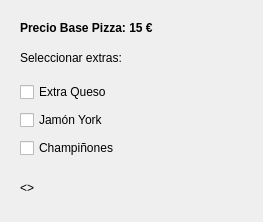
<?xml version="1.0" encoding="UTF-8"?>
<ui version="4.0">
 <class>frmPrincipal</class>
 <widget class="QDialog" name="frmPrincipal">
  <property name="geometry">
   <rect>
    <x>0</x>
    <y>0</y>
    <width>263</width>
    <height>222</height>
   </rect>
  </property>
  <property name="windowTitle">
   <string>Pizzeria</string>
  </property>
  <widget class="QLabel" name="lblPrecioBase">
   <property name="geometry">
    <rect>
     <x>20</x>
     <y>20</y>
     <width>161</width>
     <height>16</height>
    </rect>
   </property>
   <property name="font">
    <font>
     <weight>75</weight>
     <bold>true</bold>
    </font>
   </property>
   <property name="text">
    <string>Precio Base Pizza: 15 €</string>
   </property>
  </widget>
  <widget class="QLabel" name="lblResultado">
   <property name="geometry">
    <rect>
     <x>20</x>
     <y>180</y>
     <width>141</width>
     <height>16</height>
    </rect>
   </property>
   <property name="text">
    <string>&lt;&lt;Muestra el coste total&gt;&gt;</string>
   </property>
  </widget>
  <widget class="QLabel" name="lblExtras">
   <property name="geometry">
    <rect>
     <x>20</x>
     <y>50</y>
     <width>101</width>
     <height>16</height>
    </rect>
   </property>
   <property name="text">
    <string>Seleccionar extras:</string>
   </property>
  </widget>
  <widget class="QWidget" name="verticalLayoutWidget">
   <property name="geometry">
    <rect>
     <x>20</x>
     <y>80</y>
     <width>160</width>
     <height>80</height>
    </rect>
   </property>
   <layout class="QVBoxLayout" name="vlyExtras">
    <item>
     <widget class="QCheckBox" name="chkQueso">
      <property name="text">
       <string>Extra Queso</string>
      </property>
     </widget>
    </item>
    <item>
     <widget class="QCheckBox" name="chkJamon">
      <property name="text">
       <string>Jamón York</string>
      </property>
     </widget>
    </item>
    <item>
     <widget class="QCheckBox" name="chkChampinon">
      <property name="text">
       <string>Champiñones</string>
      </property>
     </widget>
    </item>
   </layout>
  </widget>
 </widget>
 <resources/>
 <connections/>
</ui>
